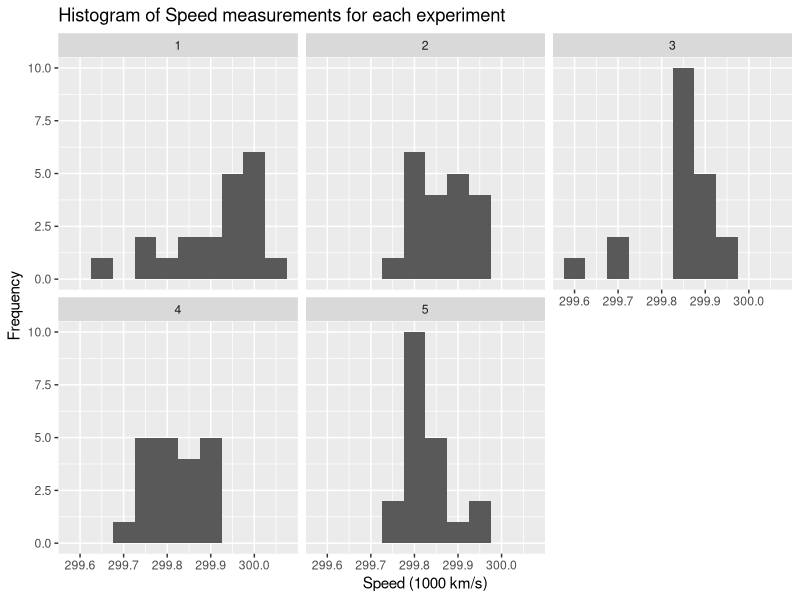
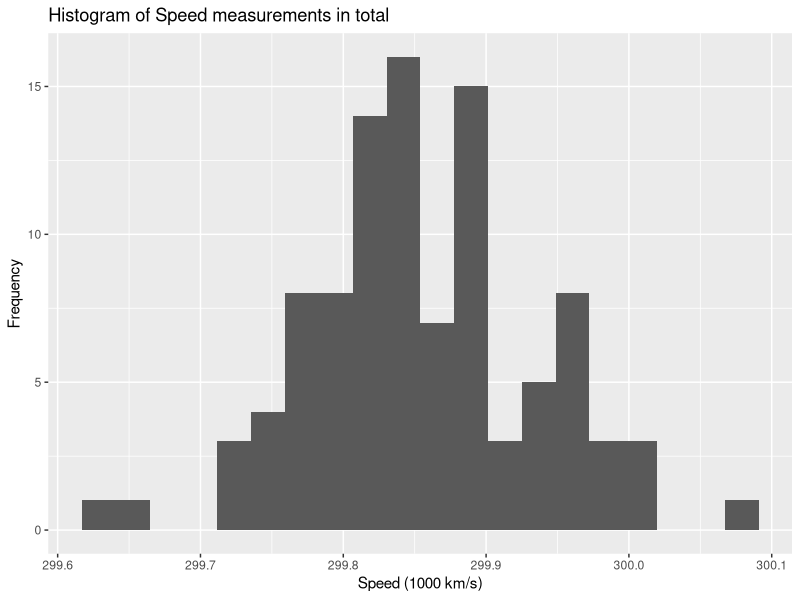
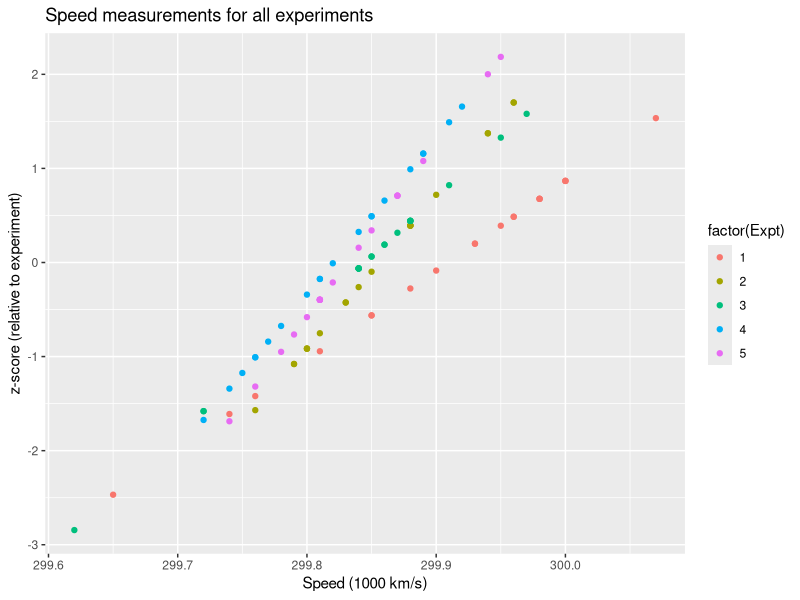
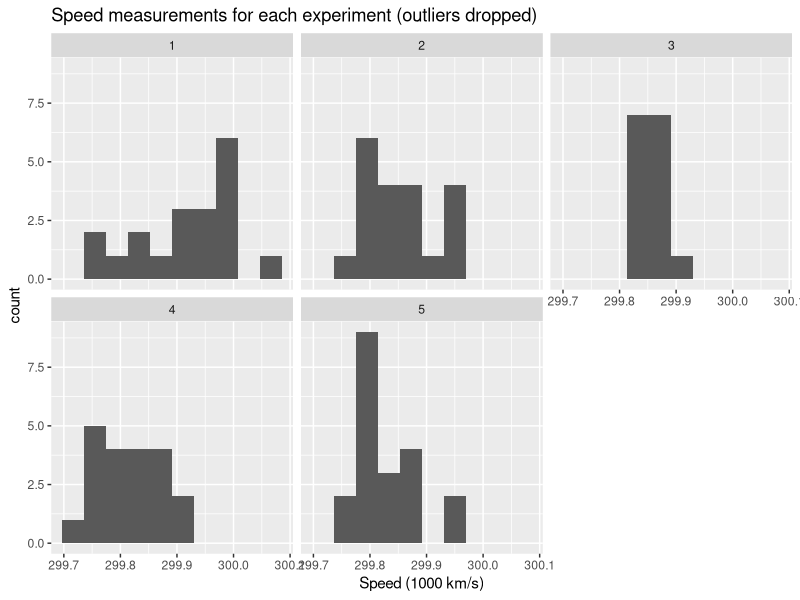
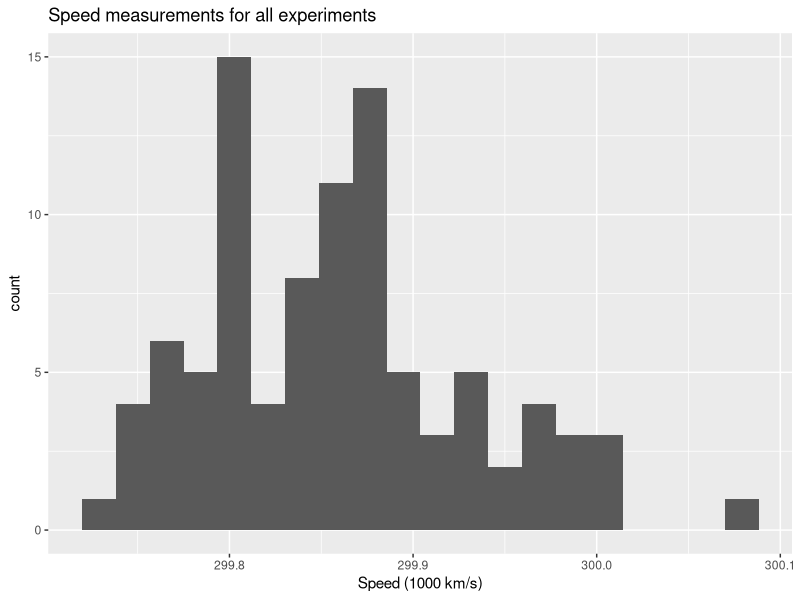
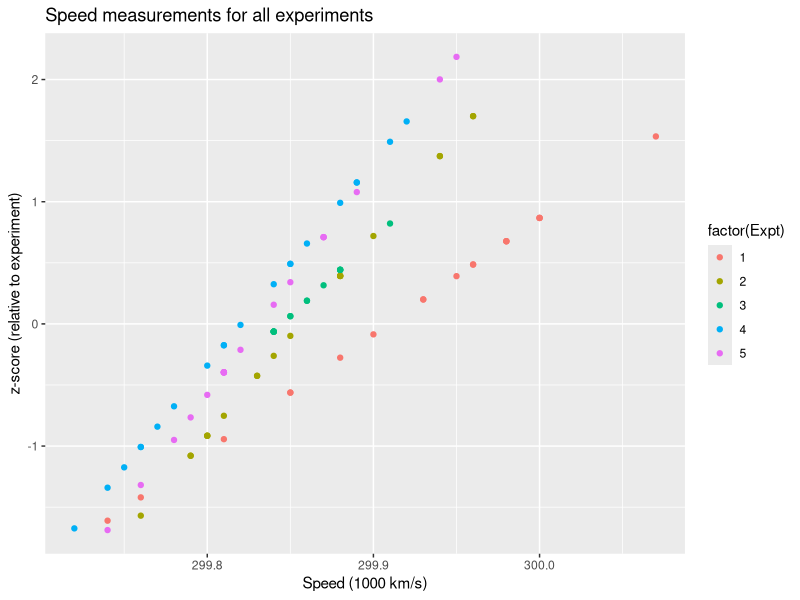

Source code (R) for these figures, in order:
## ---- chunk 1
knitr::opts_chunk$set(echo = TRUE)
## ---- chunk 2
library(dplyr)
library(ggplot2)

# Load data
df <- read.csv("morley.dat", sep = "")

# Uncentering speed data
df <- df %>%
    mutate(Speed = Speed + 299000)

# Calculate the Zscore of speed by experiment
df <- df %>%
    group_by(Expt) %>%
    mutate(expt_mean = mean(Speed)) %>%
    mutate(expt_sd = sd(Speed)) %>%
    mutate(zscore = ( Speed - expt_mean) / expt_sd )

# Plot histogram of recorded speed (in thousands km/s) for each experiment
ggplot(
    data = df,
    aes(
        x = Speed / 1000
        )
    ) +
    xlab("Speed (1000 km/s)") +
    ylab("Frequency") +
    geom_histogram(bins = 10) +
    facet_wrap(vars(Expt)) +
    ggtitle("Histogram of Speed measurements for each experiment")

# Plot histogram of recorded speed for all experiments
ggplot(
    data = df,
    aes(
        x = Speed / 1000
        )
    ) +
    xlab("Speed (1000 km/s)") +
    ylab("Frequency") +
    geom_histogram(bins = 20) +
    ggtitle("Histogram of Speed measurements in total")

# See the spread of data experiment
ggplot(data = df) +
    geom_point(
    aes(
        x = Speed / 1000,
        y = zscore,
        color = factor(Expt)
        )
    ) +
    xlab("Speed (1000 km/s)") +
    ylab("z-score (relative to experiment)") +
    ggtitle("Speed measurements for all experiments")
## ---- chunk 3
# initialize variables for IQR method
df <- df %>%
    mutate(Q1 = 0) %>%
    mutate(Q3 = 0) %>%
    mutate(IQR = 0)

# Detect outliers using IQR method
for (i in 1:5) {
  df$Q1[df$Expt == i] <- quantile(df$Speed[df$Expt == i], .25)
  df$Q3[df$Expt == i] <- quantile(df$Speed[df$Expt == i], .75)
  df$IQR[df$Expt == i] <- IQR(df$Speed[df$Expt == i])
}

# Only keep rows in dataframe that have values within 1.5*IQR of Q1 and Q3
cleaned <- subset(df, Speed> (Q1 - 1.5*IQR) & Speed< (Q3 + 1.5*IQR))

# Histogram of speed measurement after dropping outliers, by experiment
ggplot(
    data = cleaned,
    aes(
        x = Speed / 1000
        )
    ) +
    xlab("Speed (1000 km/s)") +
    geom_histogram(bins = 10) +
    facet_wrap(vars(Expt)) +
    ggtitle("Speed measurements for each experiment (outliers dropped)")

# Histogram of speed measurement after dropping outliers
ggplot(
    data = cleaned,
    aes(
        x = Speed / 1000
        )
    ) +
    xlab("Speed (1000 km/s)") +
    geom_histogram(bins = 20) +
    ggtitle("Speed measurements for all experiments")

# scatter plot of measurements vs the z-score relative to the experiment
ggplot(data = cleaned) +
    geom_point(
    aes(
        x = Speed / 1000,
        y = zscore,
        color = factor(Expt)
        )
    ) +
    xlab("Speed (1000 km/s)") +
    ylab("z-score (relative to experiment)") +
    ggtitle("Speed measurements for all experiments")

# display statistics of raw and cleaned data (remove redundant info)
df <- df %>%
    select(
        -zscore,
        -expt_mean,
        -expt_sd
        )

cleaned <- cleaned %>%
    select(
        -zscore,
        -expt_mean,
        -expt_sd
        )

summary(df)
summary(cleaned)

# display some more statistics
df %>%
  group_by(Expt) %>%
  summarise(
    n = n(),
    min = min(Speed),
    max = max(Speed),
    mean = mean(Speed),
    sd = sd(Speed)
  )
cleaned %>%
  group_by(Expt) %>%
  summarise(
    n = n(),
    min = min(Speed),
    max = max(Speed),
    mean = mean(Speed),
    sd = sd(Speed)
  )
## ---- chunk 4
library(stringdist)
library(readxl)
library(dplyr)
library(stringr)

# load data set
humans_names <- read.csv("humans-names.csv")

# names containing non-alphabetic characters are assumed to be an error
humans_names$error <- str_detect(humans_names$Name, "^[[a-z]]")
error1 <- humans_names[humans_names$error == "TRUE", ]

# tally the unique names and create a new data set ordered by frequency
unique_names = humans_names %>%
  select(Name) %>%
  count(Name) %>%
  arrange(n)

# observe that names appearing n<=5 are likely to be errors
unique_names$genuine[unique_names$n > 5] <- 1
unique_names$genuine[unique_names$n <= 5] <- 0

# partition the data set into (likely) genuine and error names
genuine <- unique_names[unique_names$genuine == 1, ]
error <- unique_names[unique_names$genuine == 0, ]

# in error list, calculate stringdist for each error by looping over the list
# of genuine name
for (i in genuine$Name) {
  error$stringdist_i <- stringdist(error$Name, i)
}

# compute the distance matrix between each distinct pair of names in the
# stringdist metric
resultflmatrix <- stringdistmatrix(error$Name, genuine$Name, method = "dl")
resultdf <- data.frame(resultflmatrix)
resultdf$error_name <- error$Name

# search for a closest neighbor in this metric for each name
resultdf[c("min")] <- apply(
    resultdf[c(1:18)], 1, function(x) c(min(x))
    )
resultdf[c("min_index")] <- apply(
    resultdf[c(1:18)], 1, function(x) c(which.min(x))
    )

# overwrite likely error names with their closest neighbor
resultdf$corrected <- genuine$Name[resultdf$min_index]

# the list of corrected names is relatively short; manually check that the
# corrected names are reasonable
resultdf[c("error_name", "corrected")]
